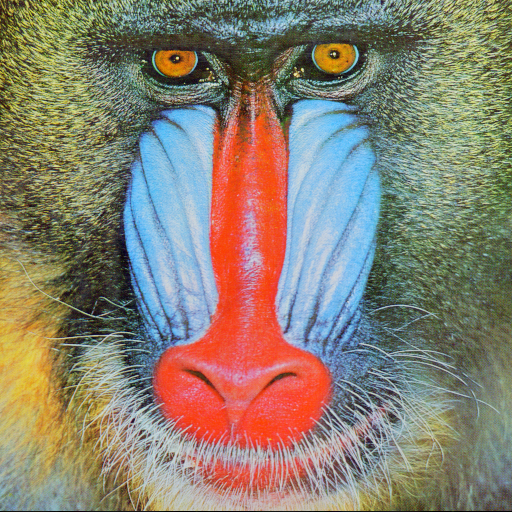
#> input picture chapter 03 gray transform and spatial filtering/images/Mandrill.tiff, 512 x 512 px
$ jupyter execute dip_hostogram_match.ipynb   (shell and % lines are left out)   (older library calls are emulated)
#> lines starting #> are read from the running program, lines starting #| are printed output that depends on the picture
## 直方图匹配

  通过某种变换将图像A的直方图调整为图像B的直方图

[cell 1]
from skimage import io,data,img_as_ubyte
import numpy as np
import matplotlib.pyplot as plt

[cell 2]
global T
T = np.zeros((256))

[cell 3]
def histogram(img):
    height = img.shape[0]
    width  = img.shape[1]
    hist = np.zeros((256))
    for i in np.arange(height):
        for j in np.arange(width):
            a = int(img[i,j])
            hist[a] += 1
    return hist

def cumulative(hist):
    cum_hist=hist.copy()
    for i in np.arange(1,256):
        cum_hist[i]=cum_hist[i-1]+cum_hist[i]
    return cum_hist

[cell 4]
def histogram_match(org,ref):
    L =256

    for i in np.arange(L):
        j = L - 1
        T[i] = j
        while j>=0 and org[i] < ref[j]:
            T[i] = j
            j = j - 1

def matching(x):
    return T[int(x)]

[cell 5]
org = io.imread("images/Mandrill.tiff",as_gray=True)
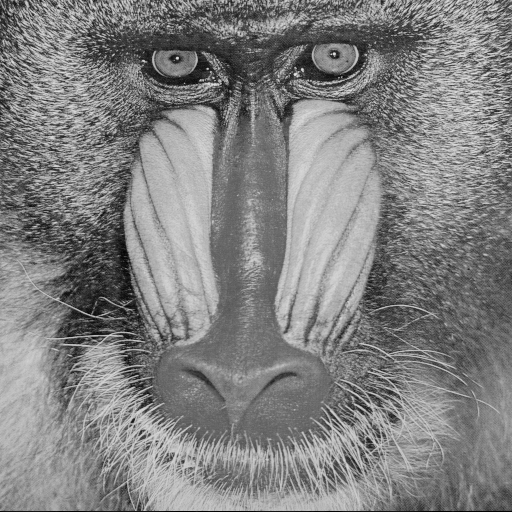
#> org: shape (512, 512) float64; min 0, max 0.912, mean 0.508
ref = io.imread("images/Pepper.tiff",as_gray=True)
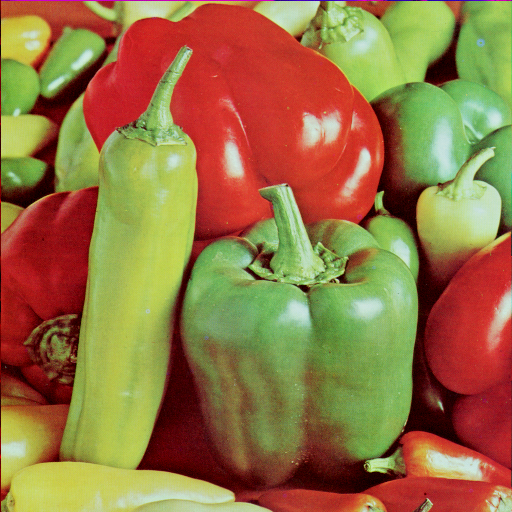
#> input picture chapter 03 gray transform and spatial filtering/images/Pepper.tiff, 512 x 512 px
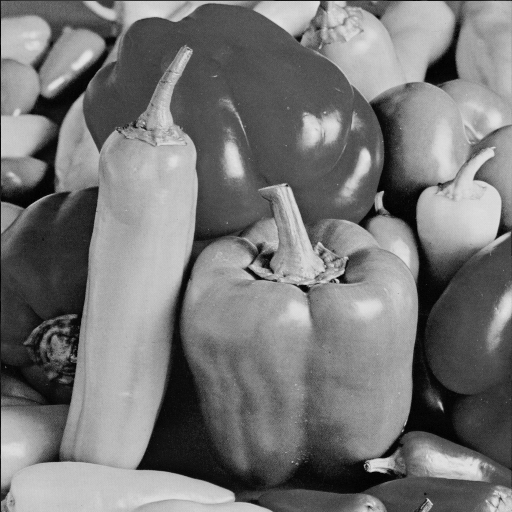
#> ref: shape (512, 512) float64; min 0, max 0.904, mean 0.468

org = img_as_ubyte(org)
ref = img_as_ubyte(ref)
plt.subplot(221)
plt.imshow(org,plt.cm.gray)
plt.title('Original')
plt.axis('off')
plt.subplot(223)
plt.hist(org.reshape(-1,),256)

plt.subplot(222)
plt.imshow(ref,plt.cm.gray)
plt.title('reference image')
plt.axis('off')
plt.subplot(224)
plt.hist(ref.reshape(-1,),256)

h_org = org.shape[0]
#> h_org = 512
w_org = org.shape[1]
#> w_org = 512
p_org = h_org * w_org
#> p_org = 262144

h_ref = ref.shape[0]
#> h_ref = 512
w_ref = ref.shape[1]
#> w_ref = 512
p_ref = h_ref * w_ref
#> p_ref = 262144

hist_org = histogram(org)
#> after the loop in histogram, `for i in np.arange(height):`: hist = 256 values, max 2580 at index 109, min 0 at index 228, mean 1024
#> hist_org has the same summary as hist in histogram
hist_ref = histogram(ref)
#> hist_ref = 256 values, max 2479 at index 83, min 0 at index 231, mean 1024

cum_hist_org = cumulative(hist_org)
#> in cumulative, `cum_hist=hist.copy()`: cum_hist has the same summary as hist in histogram
#> after the loop in cumulative, `for i in np.arange(1,256):`: cum_hist = 256 values from 36 to 262144
#> cum_hist_org = 256 values from 36 to 262144
cum_hist_ref = cumulative(hist_ref)
#> cum_hist_ref = 256 values from 2 to 262144

prob_cum_hist_org = cum_hist_org/p_org
#> prob_cum_hist_org = 256 values from 0.000137 to 1
prob_cum_hist_ref = cum_hist_ref/p_ref
#> prob_cum_hist_ref = 256 values from 7.63e-06 to 1
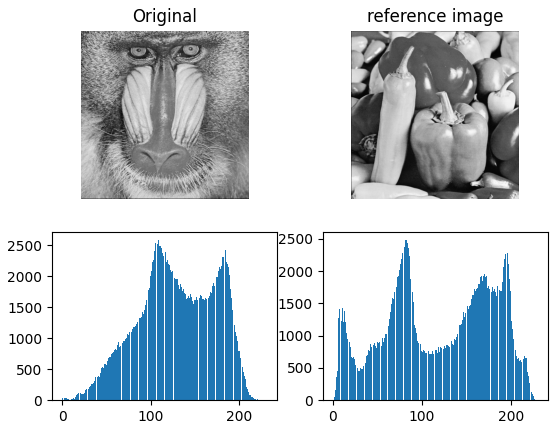
#> figure drawn by matplotlib, 4 panels; panel 2: tallest bar 2580 high, from x = 108.8 to 109.7; panel 4: tallest bar 2479 high, from x = 82.66 to 83.55

[cell 6]
histogram_match(prob_cum_hist_org,prob_cum_hist_ref)
img = np.frompyfunc(matching,1,1)(org).astype(np.float)
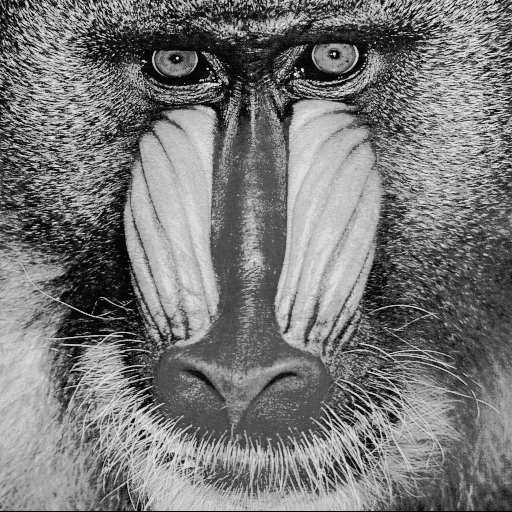
#> img: shape (512, 512) float64; min 2, max 255, mean 120

[cell 7]
plt.subplot(221)
plt.imshow(img,plt.cm.gray)
plt.title('matched')
plt.axis('off')
plt.subplot(222)
_,_,_ = plt.hist(img.reshape(-1,),256)
plt.axis('off')
plt.title('Matched')
plt.subplot(224)
_,_,_ = plt.hist(ref.reshape(-1,),256)
plt.axis('off')
plt.title('Ref')
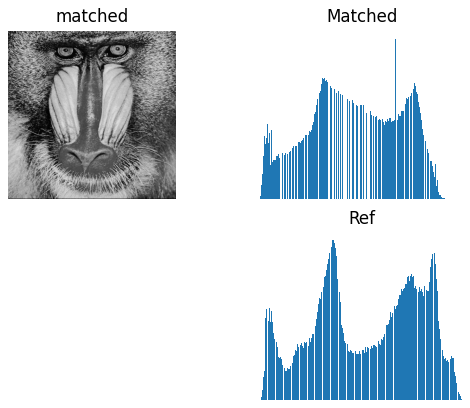
#> figure drawn by matplotlib, 3 panels
